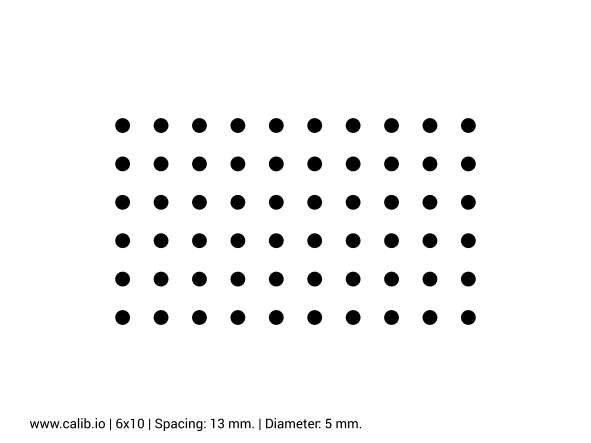
#> input picture Circular/calib.io_circles_200x150_6x10_13_5_page-0001.jpg, 1182 x 886 px (shown at 1/2 size); its folder holds only this picture in this run
$ python lab8_1.py
#> lines starting #> are read from the running program, lines starting #| are printed output that depends on the picture; after the words box and inside, x2 and y2 are one past the last pixel; in counts of white or black regions, pixels touching at a corner belong together; long printed decimals are rounded
import numpy as np
import cv2 as cv
import glob

# Define grid size (number of circles)
pattern_size = (6, 10)
flags = cv.CALIB_CB_SYMMETRIC_GRID  # Change to cv.CALIB_CB_ASYMMETRIC_GRID if using an asymmetric pattern

# Termination criteria for subpixel refinement
criteria = (cv.TERM_CRITERIA_EPS + cv.TERM_CRITERIA_MAX_ITER, 30, 0.001)

# Prepare object points for the circular grid
objp = np.zeros((np.prod(pattern_size), 3), np.float32)
objp[:, :2] = np.mgrid[0:pattern_size[0], 0:pattern_size[1]].T.reshape(-1, 2)

# Arrays to store object points and image points
objpoints = []  # 3D points
imgpoints = []  # 2D points


# Load images
images = glob.glob('Circular/*.jpg')

for fname in images:
    img = cv.imread(fname)
#> img is the input picture: shape (886, 1182, 3); min 0, max 255, mean 244.2
    gray = cv.cvtColor(img, cv.COLOR_BGR2GRAY)

    # Find the circle grid pattern
    ret, centers = cv.findCirclesGrid(gray, pattern_size, flags=flags)
#> ret = True; centers = 60 rows, first 8: [244.8, 250.5], [244.8, 327.3], [244.8, 404.1], [244.8, 480.9], [244.8, 557.7], [244.8, 634.5], [321.6, 250.5], [321.6, 327.3]

    if ret:
        objpoints.append(objp)
        refined_centers = cv.cornerSubPix(gray, centers, (11, 11), (-1, -1), criteria)
#> refined_centers has the same summary as centers
        imgpoints.append(refined_centers)

        # Draw the detected circles
        cv.drawChessboardCorners(img, pattern_size, refined_centers, ret)
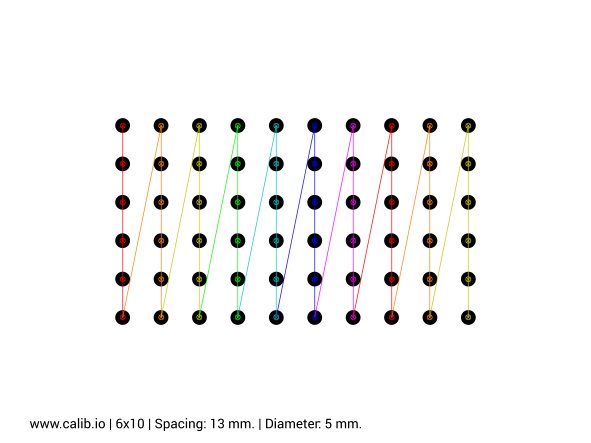
#> img: shape (886, 1182, 3) (shown at 1/2 size); 2.55% of pixels changed, all inside (x1, y1, x2, y2) = (239, 245, 943, 641)
        cv.imshow('Detected Circles', img)
        cv.waitKey(5000)

print(f"Number of valid images used for calibration: {len(objpoints)}")
if len(objpoints) == 0:
    print("❌ No valid images detected. Check the pattern size, images, and lighting.")

# Calibration
ret, mtx, dist, rvecs, tvecs = cv.calibrateCamera(objpoints, imgpoints, gray.shape[::-1], None, None)
#> ret = 0.0109; mtx = [[181689.4, 0, 590.7], [0, 181589.8, 443.4], [0, 0, 1]]; dist = [[-24.06, -0.000142, 0.000543, 0.00057, -6.89e-10]]; rvecs = ([-2.22, -2.22, -0.00142],); tvecs = ([-4.5, -2.51, 2364.7],)


# Save calibration results
np.savez('calib_circles.npz', mtx=mtx, dist=dist, rvecs=rvecs, tvecs=tvecs)

# Load an image for undistortion
img = cv.imread('Board/left12.jpg')
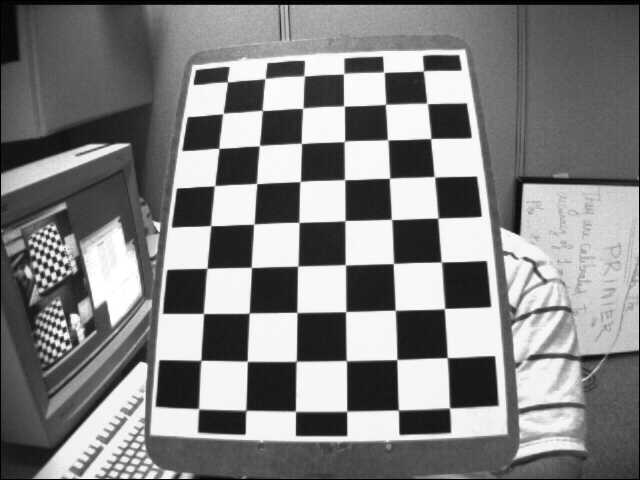
#> input picture Board/left12.jpg, 640 x 480 px
#> img is the input picture: shape (480, 640, 3); min 0, max 255, mean 129.5
h, w = img.shape[:2]
#> h = 480; w = 640
newcameramtx, roi = cv.getOptimalNewCameraMatrix(mtx, dist, (w, h), 1, (w, h))
#> newcameramtx = [[181619.1, 0, 590.7], [0, 181518, 443.4], [0, 0, 1]]; roi = (0, 0, 639, 479)

# Undistort the image
dst = cv.undistort(img, mtx, dist, None, newcameramtx)
x, y, w, h = roi
#> x = 0; y = 0; w = 639; h = 479
dst = dst[y:y+h, x:x+w]
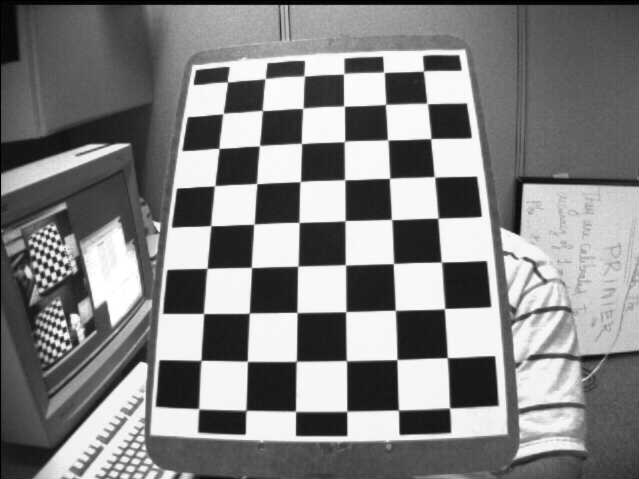
#> dst: shape (479, 639, 3); min 0, max 255, mean 129.9
cv.imwrite('calib_circles_result.png', dst)

# Alternative undistortion using remap
mapx, mapy = cv.initUndistortRectifyMap(mtx, dist, None, newcameramtx, (w, h), 5)
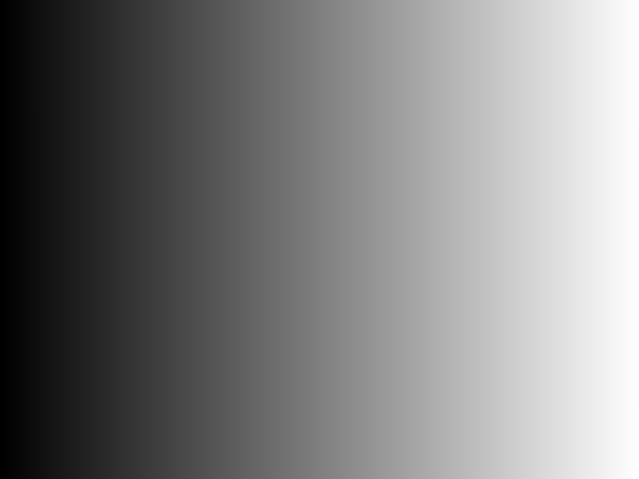
#> mapx: shape (479, 639) float32; min -0.0871, max 638, mean 318.9; drawn with min black and max white
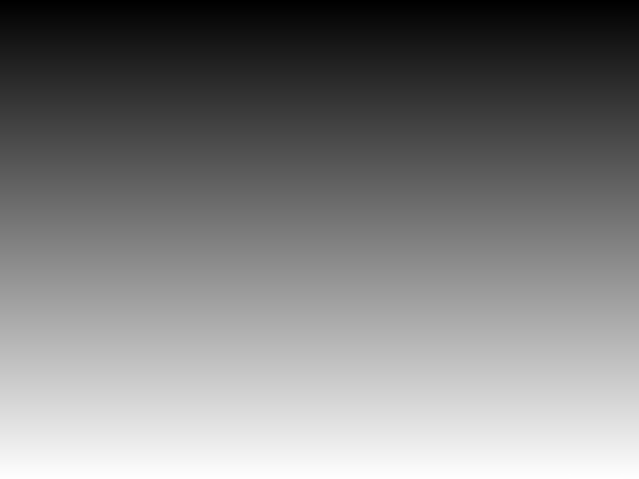
#> mapy: shape (479, 639) float32; min -0.116, max 478, mean 238.9; drawn with min black and max white
dst = cv.remap(img, mapx, mapy, cv.INTER_LINEAR)
dst = dst[y:y+h, x:x+w]
cv.imwrite('calib_circles_result2.png', dst)


# Calculate total error
mean_error = 0
for i in range(len(objpoints)):

    imgpoints2, _ = cv.projectPoints(objpoints[i], rvecs[i], tvecs[i], mtx, dist)
    error = cv.norm(imgpoints[i], imgpoints2, cv.NORM_L2) / len(imgpoints2)
    mean_error += error
#> this loop made 1 pass
#> (error, mean_error) on pass 1: (0.00141, 0.00141)
#> after the loop, mean_error = 0.00141

print(f"Total error: {mean_error / len(objpoints)}")
#| Total error: 0.001408

cv.destroyAllWindows()
